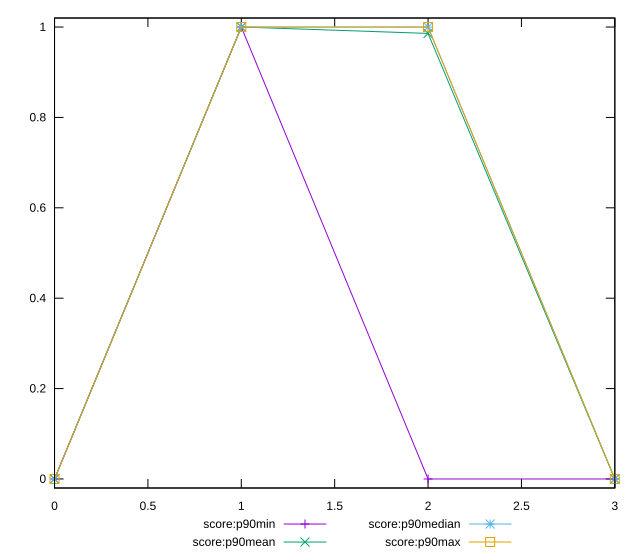

Source code (gnuplot):
reset

$scoreP90Min <<EOF
0 0
1 1
2 0
3 0
EOF

$scoreP90Mean <<EOF
0 0
1 1
2 0.9859154929577465
3 0
EOF

$scoreP90Median <<EOF
0 0
1 1
2 1
3 0
EOF

$scoreP90Max <<EOF
0 0
1 1
2 1
3 0
EOF

set key outside below
set xrange [0:3]
set yrange [-0.02:1.02]
set trange [-0.02:1.02]
set terminal svg size 640, 560 enhanced background rgb 'white'
set output "report/report_00029_2021-02-24T13-36-40.390Z/third-party-summary/progression/score.svg"

plot $scoreP90Min title "score:p90min" with linespoints, \
     $scoreP90Mean title "score:p90mean" with linespoints, \
     $scoreP90Median title "score:p90median" with linespoints, \
     $scoreP90Max title "score:p90max" with linespoints

reset
